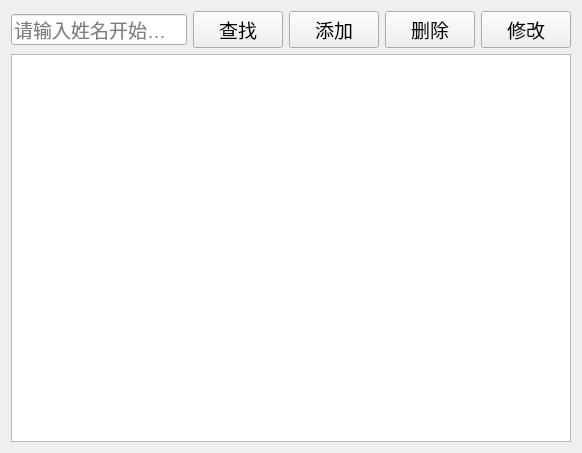
<?xml version="1.0" encoding="UTF-8"?>
<ui version="4.0">
 <class>PatientView</class>
 <widget class="QWidget" name="PatientView">
  <property name="geometry">
   <rect>
    <x>0</x>
    <y>0</y>
    <width>582</width>
    <height>453</height>
   </rect>
  </property>
  <property name="windowTitle">
   <string>患者管理</string>
  </property>
  <layout class="QGridLayout" name="gridLayout">
   <item row="0" column="0">
    <layout class="QHBoxLayout" name="horizontalLayout">
     <item>
      <widget class="QLineEdit" name="txtSearch">
       <property name="minimumSize">
        <size>
         <width>150</width>
         <height>30</height>
        </size>
       </property>
       <property name="font">
        <font>
         <pointsize>14</pointsize>
        </font>
       </property>
       <property name="placeholderText">
        <string>请输入姓名开始查找</string>
       </property>
      </widget>
     </item>
     <item>
      <widget class="QPushButton" name="btSearch">
       <property name="minimumSize">
        <size>
         <width>90</width>
         <height>30</height>
        </size>
       </property>
       <property name="font">
        <font>
         <pointsize>14</pointsize>
        </font>
       </property>
       <property name="text">
        <string>查找</string>
       </property>
       <property name="icon">
        <iconset resource="shiyan3.qrc">
         <normaloff>:/img/search.png</normaloff>:/img/search.png</iconset>
       </property>
      </widget>
     </item>
     <item>
      <widget class="QPushButton" name="btAdd">
       <property name="minimumSize">
        <size>
         <width>90</width>
         <height>30</height>
        </size>
       </property>
       <property name="font">
        <font>
         <pointsize>14</pointsize>
        </font>
       </property>
       <property name="text">
        <string>添加</string>
       </property>
       <property name="icon">
        <iconset resource="shiyan3.qrc">
         <normaloff>:/img/new.png</normaloff>:/img/new.png</iconset>
       </property>
      </widget>
     </item>
     <item>
      <widget class="QPushButton" name="btDelete">
       <property name="minimumSize">
        <size>
         <width>90</width>
         <height>30</height>
        </size>
       </property>
       <property name="font">
        <font>
         <pointsize>14</pointsize>
        </font>
       </property>
       <property name="text">
        <string>删除</string>
       </property>
       <property name="icon">
        <iconset resource="shiyan3.qrc">
         <normaloff>:/img/del (1).png</normaloff>:/img/del (1).png</iconset>
       </property>
      </widget>
     </item>
     <item>
      <widget class="QPushButton" name="btEdit">
       <property name="minimumSize">
        <size>
         <width>90</width>
         <height>30</height>
        </size>
       </property>
       <property name="font">
        <font>
         <pointsize>14</pointsize>
        </font>
       </property>
       <property name="text">
        <string>修改</string>
       </property>
       <property name="icon">
        <iconset resource="shiyan3.qrc">
         <normaloff>:/img/edit.png</normaloff>:/img/edit.png</iconset>
       </property>
      </widget>
     </item>
    </layout>
   </item>
   <item row="1" column="0">
    <widget class="QTableView" name="tableView"/>
   </item>
  </layout>
 </widget>
 <resources>
  <include location="shiyan3.qrc"/>
 </resources>
 <connections/>
</ui>
